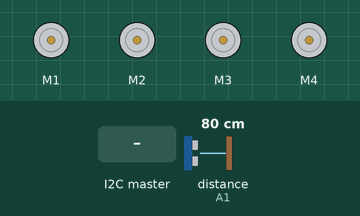
Simulated run of this sketch. Board: Arduino Uno, built with avr-gcc and run on an emulated ATmega328P. Shown: 4 × DC motor (green arrow = forward, orange = backward, longer = faster). Wiring (inferred from the names in the program): ultrasonic range finder: trigger A0; echo A1. The test bench sets the inputs (shaded band); at power-on: distance to the obstacle (sensor on A1) 80 cm. The echo pulse lasts 58.3 µs per cm; what the sketch prints to the serial monitor is not drawn.

Above: at 2.2 s.
2.3 s: the I2C master sends the byte 1
At 3.2 s:
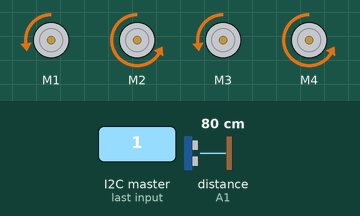
3.8 s: the I2C master sends the byte 0
At 4.5 s:
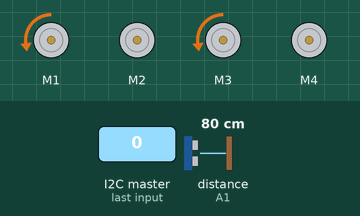
5.3 s: the I2C master sends the byte 2
At 5.6 s:
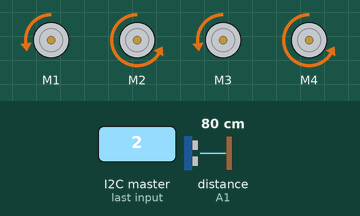
Timing chart, 0 to 8.3 s (numbered marks = the images above; inputs shaded):
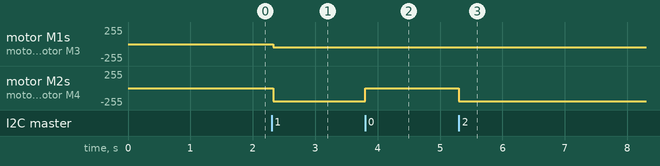

Measured:
- after the input at 2.3 s, motor M1, motor M3: stopped → backward 50/255 at once; motor M2, motor M4: stopped → backward 200/255 at once
- after the input at 3.8 s, motor M2, motor M4: backward 200/255 → stopped at once
- after the input at 5.3 s, motor M2, motor M4: stopped → backward 200/255 at once

The sketch:

hamster.ino
```cpp
#include <AFMotor.h>
#include <Wire.h>

AF_DCMotor motor1(1); //right rear motor1; left rear motor 2; right front motor 3;left front motor 4;
AF_DCMotor motor2(2); // left rear motor 2; right front motor 3;left front motor 4;
AF_DCMotor motor3(3); // right front motor 3;left front motor 4;
AF_DCMotor motor4(4); //left front motor 4;

int pingPin = A0;
int inPin = A1;
unsigned long duration, inches;
int indec, cmdec;
int inchonv = 147;
int cmconv = 58;
int cm = 20;
uint8_t packetID = 0;
uint8_t xReading = 90;
uint8_t yReading = 90;
int speed13 = 0;
int speed24 = 0;
int spinSpeed = 0;
const int timer = 50;

void setup() {
  pinMode(pingPin, OUTPUT);
  pinMode(inPin, INPUT);
  Wire.begin(5);                // join i2c bus with address #5
  Serial.begin(9600);           // start serial for output
  delay(1000);
  Wire.onReceive(receiveEvent); // register event
}

void loop() {
  // put your main code here, to run repeatedly:
  cm = getDistance();
  if (yReading == 0 && xReading == 0 && packetID == 0) {halt();} //right rear motor1; left rear motor 2; right front motor 3;left front motor 4;
  if (yReading >= 85 && yReading <= 95){delay(50); halt();}
  if (xReading >= 85 && xReading <= 95){ if (speed13 > speed24){speed24 = speed13;} else {speed13 = speed24;}}
  if (yReading < 85 or yReading > 95) {speed13 = 50; speed24 = 50;}
  if (yReading < 65 or yReading > 115) {speed13 = 100; speed24 = 100;}
  if (yReading < 45 or yReading > 135) {speed13 = 150; speed24 = 150;}
  if (yReading < 25 or yReading > 155) {speed13 = 200; speed24 = 200;}
  if (packetID == 0){speed13 =0; speed24=0;}
  if (yReading < 85 && xReading >= 85 && xReading <= 95 && cm > 20){forward(speed13, speed24);}
  if (yReading > 95 && xReading >= 85 && xReading <= 95){reverse(speed13, speed24);}
  if (yReading >= 85 && yReading <= 95 && xReading < 30){spinLeft(100);}
  if (yReading >= 85 && yReading <= 95 && xReading > 150){spinRight(100);}
  if (yReading < 85 && xReading < 85 && packetID > 0 && cm > 20){forward(speed13 , 50);}//turn left
  if (yReading < 85 && xReading > 95 && packetID > 0 && cm > 20){forward(50 , speed24);}//turn right
  if (yReading > 95 && xReading < 85){reverse(speed13 , 50);}//turn left
  if (yReading > 95 && xReading > 95){reverse(50 , speed24);}//turn right

}

void forward (int spd1, int spd2) //right rear motor1; left rear motor 2; right front motor 3;left front motor 4;
{
  motor1.run(FORWARD);
  motor1.setSpeed(spd1);
  motor2.run(FORWARD);
  motor2.setSpeed(spd2);
  motor3.run(FORWARD);
  motor3.setSpeed(spd1);
  motor4.run(FORWARD);
  motor4.setSpeed(spd2);
  //delay (timer);
}

void reverse (int spd1, int spd2) //right rear motor1; left rear motor 2; right front motor 3;left front motor 4;
{
  motor1.run(BACKWARD);
  motor1.setSpeed(spd1);
  motor2.run(BACKWARD);
  motor2.setSpeed(spd2);
  motor3.run(BACKWARD);
  motor3.setSpeed(spd1);
  motor4.run(BACKWARD);
  motor4.setSpeed(spd2);
  //delay (timer);
}

void spinLeft (int spd) //right rear motor1; left rear motor 2; right front motor 3;left front motor 4;
{
  motor1.setSpeed(spd);
  motor2.setSpeed(spd);
  motor3.setSpeed(spd);
  motor4.setSpeed(spd);
  motor2.run(BACKWARD);
  motor4.run(BACKWARD);
  motor1.run(FORWARD);
  motor3.run(FORWARD);
}

void spinRight (int spd) //right rear motor1; left rear motor 2; right front motor 3;left front motor 4;
{
  motor1.setSpeed(spd);
  motor2.setSpeed(spd);
  motor3.setSpeed(spd);
  motor4.setSpeed(spd);
  motor1.run(BACKWARD);
  motor2.run(FORWARD);
  motor3.run(BACKWARD);
  motor4.run(FORWARD);
}

void halt()
{
  motor1.run(RELEASE);
  motor2.run(RELEASE);
  motor3.run(RELEASE);
  motor4.run(RELEASE);
}

int getDistance()
{
  int rval;
  digitalWrite(pingPin, LOW);
  delayMicroseconds(2);
  digitalWrite(pingPin, HIGH);
  delayMicroseconds(10);
  digitalWrite(pingPin, LOW);
  // duration = pulseIn(inPin, HIGH, 38000L);
  duration = pulseIn(inPin, HIGH, 20000);
   if (duration == 0)
    duration = 1190;
  rval = microsecondsToCentimeters(duration);
  return rval;
}

long microsecondsToCentimeters(long microseconds)
{
  return microseconds / cmconv;
}

void receiveEvent(int howMany)
{
  while(Wire.available()){  // slave may send less than requested

    // uint8_t xy = Wire.read(); // receive a byte as character
      packetID = Wire.read(); // receive a byte as character
      xReading = Wire.read(); //if (xy>0) {Serial.println(xy);}
      yReading = Wire.read();
      Serial.print(packetID);
      Serial.print(" , ");

}}
```
